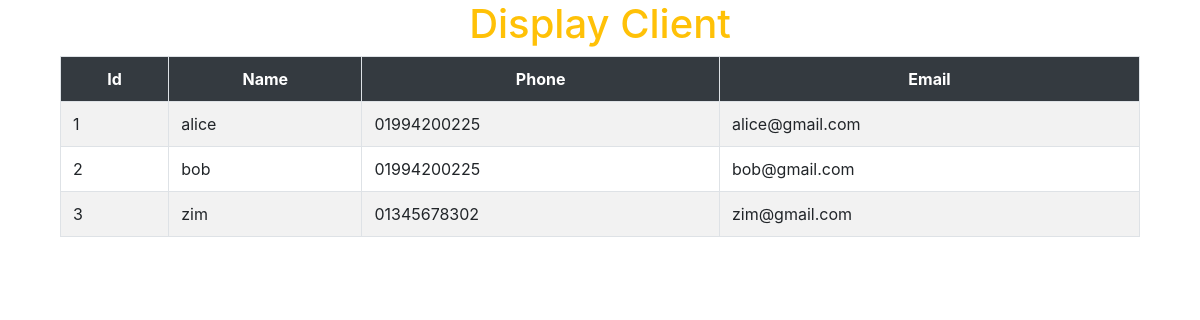
Page /listofclient.php on the committed database.
### tables this page shows
CREATE TABLE `registration` (
  `id` int(11) NOT NULL,
  `name` char(10) DEFAULT NULL,
  `phone` varchar(11) NOT NULL,
  `email` varchar(20) NOT NULL,
  `password` varchar(255) NOT NULL,
  `user_type` varchar(10) NOT NULL
);

### listofclient.php (the view, shortened to what this page needs)
<?php
	include "db_connect.php";
?>
<html>
<!DOCTYPE html>
<html>
<head>
  <link rel="stylesheet" href="https://maxcdn.bootstrapcdn.com/bootstrap/4.4.1/css/bootstrap.min.css">
</head>
<body>
	<div class="container">
	<div class="col-lg-12">
		<h1 class="text-warning text-center">Display Client</h1>
		<form method="POST" action="">
		<table class="table table-striped table-hover table-bordered ">
		<tr class="bg-dark text-white text-center">
			<th>Id</th>
			<th>Name</th>
			<th>Phone</th>
			<th>Email</th>
		</tr>
		<?php
			$query="select * from registration";
			$result=mysqli_query($conn,$query);
			while($res = mysqli_fetch_array($result)){
		?>
			<td><?php echo $res['id']; ?></th>
			<td><?php echo $res['name']; ?></td>
			<td><?php echo $res['phone']; ?></td>
			<td><?php echo $res['email'];?></td>
		<?php
			}
		?>
		</table>
		</form>
</body>
</html>

### rows in the picture
registration: id "1", name "alice", phone "01994200225", email "alice@gmail.com"
registration: id "2", name "bob", phone "01994200225", email "bob@gmail.com"
registration: id "3", name "zim", phone "01345678302", email "zim@gmail.com"
